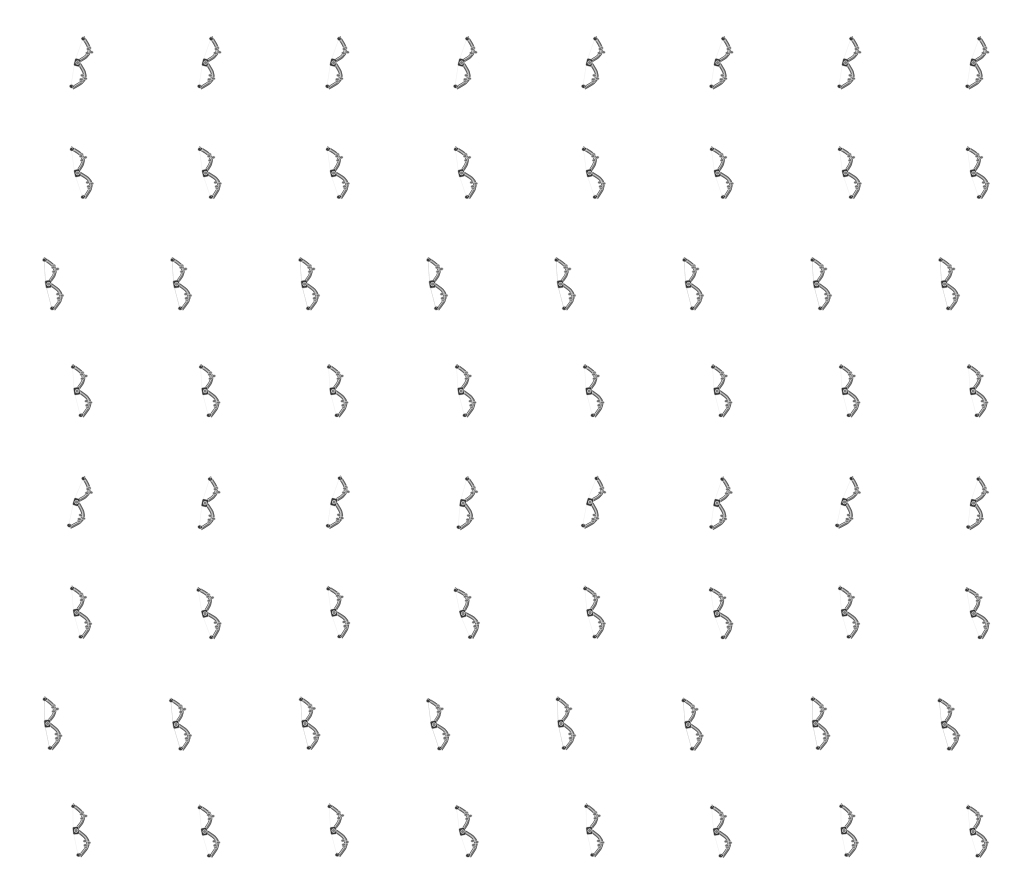
#> input picture GhostGirl2/assets/ghost/bows_v139/thornrose_locomotion_mask_2048x1760.png, 2048 x 1760 px (shown at 1/2 size); its folder holds 4 pictures in this run
$ python build_weapon_axes_v142.py
#> lines starting #> are read from the running program, lines starting #| are printed output that depends on the picture
#!/usr/bin/env python3
"""Extract frame-specific bow silhouettes from existing, approved bow-only masks.

The four 2048x1760 source atlases are untouched. This utility derives a
conservative short major axis through the painted bow for 256 in-game frames.
No source character pixels are modified or generated.
"""
from pathlib import Path
from PIL import Image
import json
import numpy as np

ROOT=Path(__file__).resolve().parents[1]
MASKS=ROOT/'assets/ghost/bows_v139'
OUT=ROOT/'resources/weapon_glow_axes_v142.json'
DIRECTIONS=['front','back','left','right']
WIDTH=256
HEIGHT=220

def frame_axis(rgba):
    alpha=np.asarray(rgba.getchannel('A'),dtype=np.uint8)
    ys,xs=np.where(alpha>32)
    if len(xs)<20:
        raise ValueError('Bow mask missing or too faint in frame')
    points=np.stack((xs,ys),axis=1).astype('float64')
    weights=alpha[ys,xs].astype('float64')/255.0
    center=np.average(points,axis=0,weights=weights)
    centered=points-center
    cov=np.cov(centered.T,aweights=weights)
    vals,vecs=np.linalg.eigh(cov)
    axis=vecs[:,np.argmax(vals)]
    values=centered@axis
    low,high=np.percentile(values,(8,92))
    p0=center+axis*low
    p1=center+axis*high
    if p0[1]>p1[1]:
        p0,p1=p1,p0
    dist=np.linalg.norm(p1-p0)
    if dist<12 or dist>160:
        raise ValueError(f'Suspicious bow-axis length: {dist:.2f}')
    # The sprite texture is centered, so the guide is in body-local pixels.
    return [round(float(p0[0]-WIDTH/2),1),round(float(p0[1]-HEIGHT/2),1),round(float(p1[0]-WIDTH/2),1),round(float(p1[1]-HEIGHT/2),1)]

def generate():
    tracks={}
    for style in ('thornrose','moonveil'):
        for family in ('locomotion','combat'):
            image=Image.open(MASKS/f'{style}_{family}_mask_2048x1760.png').convert('RGBA')
#> image is the input picture: PIL image 2048x1760 RGBA; mean R, G, B, A 4.6, 4.6, 4.6, 5.5
            assert image.size==(2048,1760)
            for phase in range(2):
                action=('idle' if phase==0 else 'walk') if family=='locomotion' else ('light' if phase==0 else 'heavy')
                for facing,direction in enumerate(DIRECTIONS):
                    row=phase*4+facing
                    name=f'{style}_{action}_{direction}' if family=='locomotion' else f'attack_{style}_{action}_{direction}'
                    poses=[]
                    for col in range(8):
                        tile=image.crop((col*WIDTH,row*HEIGHT,(col+1)*WIDTH,(row+1)*HEIGHT))
                        poses.append(frame_axis(tile))
                    tracks[name]=poses
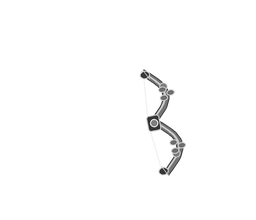
#> tile: PIL image 256x220 RGBA; mean R, G, B, A 5.2, 5.2, 5.2, 5.7; transparent parts drawn white
#> after the loop, tracks = 8 items
#> pass 2 of the loop in generate, `for style in ('thornrose','moonveil'):`:
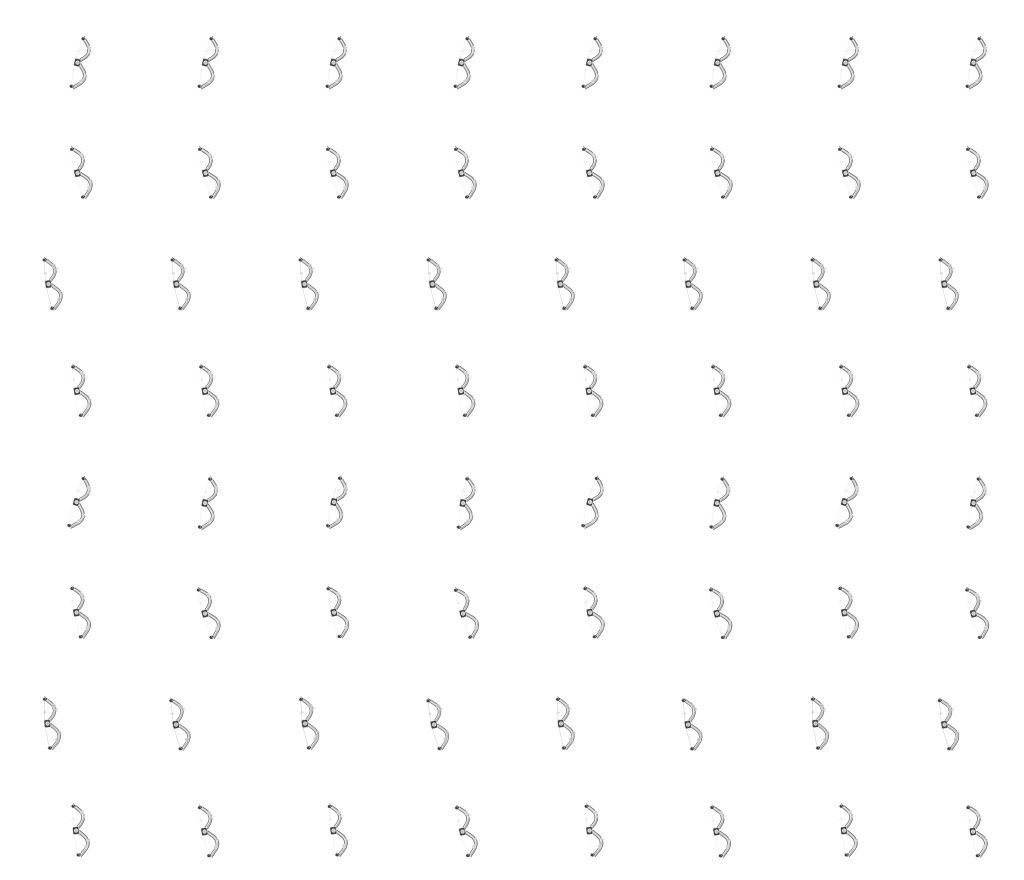
#> input picture GhostGirl2/assets/ghost/bows_v139/moonveil_locomotion_mask_2048x1760.png, 2048 x 1760 px (shown at 1/2 size)
#> in generate, image is the input picture: PIL image 2048x1760 RGBA; mean R, G, B, A 5.2, 5.2, 5.2, 5.1
#> the loop in generate, `for phase in range(2):` made 2 passes
#> pass 1, in frame_axis (call 153), `alpha=np.asarray(rgba.getchannel('A'),dtype=np.uint8)`:
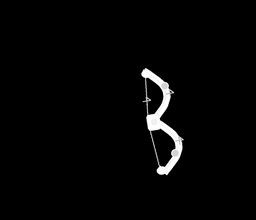
#> alpha: shape (220, 256); min 0, max 255, mean 5.3
#> after the loop in generate, `for phase in range(2):`:
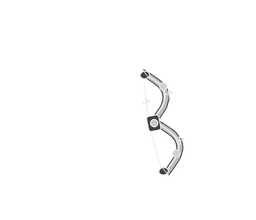
#> tile: PIL image 256x220 RGBA; mean R, G, B, A 5.8, 5.8, 5.8, 5.3; transparent parts drawn white
    OUT.write_text(json.dumps(tracks,indent=1)+'\n',encoding='utf8')
#> (the run stopped early here; a loop or call above may not have finished)
